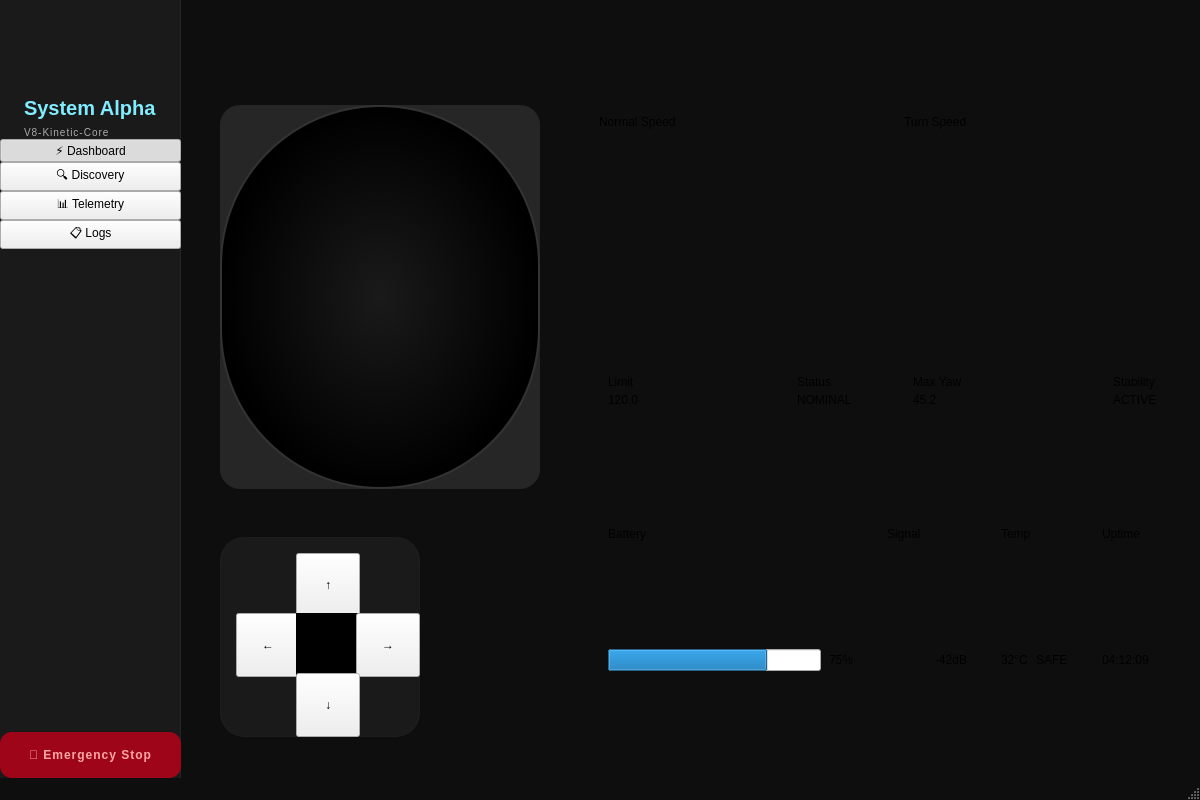
<?xml version="1.0" encoding="UTF-8"?>
<ui version="4.0">
 <class>ModernMainWindow</class>
 <widget class="QMainWindow" name="ModernMainWindow">
  <property name="geometry">
   <rect>
    <x>0</x>
    <y>0</y>
    <width>1200</width>
    <height>800</height>
   </rect>
  </property>
  <property name="minimumSize">
   <size>
    <width>800</width>
    <height>600</height>
   </size>
  </property>
  <property name="windowTitle">
   <string>KINETIC_COMMAND | Dashboard</string>
  </property>
  <property name="styleSheet">
   <string notr="true">QMainWindow {
    background-color: #0e0e0e;
    color: #ffffff;
}

/* Header Bar */
#headerWidget {
    background-color: #0e0e0e;
    border-bottom: 1px solid #262626;
    padding: 0px;
}

#titleLabel {
    color: #81ecff;
    font-size: 24px;
    font-weight: bold;
    font-family: 'Space Grotesk';
    letter-spacing: 2px;
    text-transform: uppercase;
}

#connectButton {
    background: qlineargradient(x1:0, y1:0, x2:1, y2:0, stop:0 #81ecff, stop:1 #00d4ec);
    color: #003840;
    border: none;
    border-radius: 20px;
    padding: 8px 24px;
    font-weight: bold;
    font-size: 12px;
    font-family: 'Space Grotesk';
    letter-spacing: 1px;
    text-transform: uppercase;
}

#connectButton:hover {
    background: qlineargradient(x1:0, y1:0, x2:1, y2:0, stop:0 #a1ffff, stop:1 #20f4ff);
}

#connectButton:pressed {
    transform: scale(0.95);
}

/* Side Navigation */
#sideNav {
    background-color: #1a1a1a;
    border-right: 1px solid #262626;
    padding: 0px;
}

#systemTitle {
    color: #81ecff;
    font-size: 20px;
    font-weight: bold;
    font-family: 'Space Grotesk';
}

#systemVersion {
    color: #adaaaa;
    font-size: 10px;
    text-transform: uppercase;
    letter-spacing: 1px;
}

.navButton {
    background-color: transparent;
    border: none;
    padding: 12px 24px;
    text-align: left;
    color: #adaaaa;
    font-size: 14px;
    font-weight: 500;
    border-radius: 0px;
}

.navButton:hover {
    background-color: #262626;
    color: #81ecff;
}

.navButton.active {
    background-color: rgba(129, 236, 255, 0.1);
    color: #81ecff;
    border-left: 4px solid #81ecff;
}

#emergencyStopButton {
    background-color: #9f0519;
    color: #ffa8a3;
    border: none;
    border-radius: 12px;
    padding: 16px;
    font-weight: bold;
    font-family: 'Space Grotesk';
    text-transform: uppercase;
    letter-spacing: 1px;
}

#emergencyStopButton:hover {
    background-color: #bf0620;
}

/* Main Content Area */
#mainContent {
    background-color: #0e0e0e;
    padding: 24px;
}

/* Joystick Container */
#joystickContainer {
    background-color: #262626;
    border-radius: 20px;
    padding: 16px;
}

#joystickWidget {
    background: qradialgradient(cx:0.5, cy:0.5, radius:0.5, fx:0.5, fy:0.5, stop:0 #1a1a1a, stop:1 #000000);
    border-radius: 160px;
    border: 2px solid #333333;
}

/* D-Pad Controls */
#dpadContainer {
    background-color: #1a1a1a;
    border-radius: 24px;
    padding: 16px;
    border: 1px solid rgba(118, 117, 117, 0.1);
}

.dpadButton {
    background-color: #262626;
    border: none;
    border-radius: 12px;
    width: 64px;
    height: 64px;
    color: #ffffff;
    font-size: 24px;
}

.dpadButton:hover {
    background-color: #81ecff;
    color: #003840;
}

.dpadButton:pressed {
    transform: scale(0.95);
}

#centerButton {
    background-color: #000000;
    border: none;
}

/* Gauge Containers */
.gaugeContainer {
    background-color: #1a1a1a;
    border-radius: 32px;
    padding: 32px;
    border-top: 1px solid rgba(255, 255, 255, 0.05);
}

.gaugeTitle {
    color: #adaaaa;
    font-size: 14px;
    font-family: 'Space Grotesk';
    text-transform: uppercase;
    letter-spacing: 2px;
    margin-bottom: 32px;
}

.gaugeValue {
    color: #ffffff;
    font-size: 48px;
    font-weight: bold;
    font-family: 'Space Grotesk';
}

.gaugeUnit {
    color: #adaaaa;
    font-size: 12px;
    font-weight: bold;
    text-transform: uppercase;
    letter-spacing: 1px;
}

.gaugeLimit {
    color: #ffffff;
    font-size: 20px;
    font-family: 'Space Grotesk';
}

.gaugeStatus {
    color: #81ecff;
    font-size: 12px;
    font-weight: bold;
}

/* Status Cards */
.statusCard {
    background-color: #131313;
    border-radius: 16px;
    padding: 16px;
    border: 1px solid rgba(118, 117, 117, 0.1);
}

.statusLabel {
    color: #767575;
    font-size: 9px;
    text-transform: uppercase;
    letter-spacing: 1px;
    font-weight: bold;
}

.statusValue {
    color: #ffffff;
    font-size: 14px;
    font-weight: bold;
    font-family: 'Space Grotesk';
}

.progressBar {
    background-color: #262626;
    border-radius: 4px;
    height: 4px;
}

.progressFill {
    background-color: #81ecff;
    border-radius: 4px;
}

/* Mobile Bottom Nav */
#bottomNav {
    background-color: rgba(14, 14, 14, 0.9);
    border-top: 1px solid #262626;
    border-radius: 16px 16px 0px 0px;
}

.bottomNavButton {
    background-color: transparent;
    border: none;
    padding: 8px 16px;
    color: #adaaaa;
    border-radius: 12px;
}

.bottomNavButton.active {
    background-color: rgba(129, 236, 255, 0.1);
    color: #81ecff;
}

.bottomNavButton:hover {
    color: #ffffff;
}</string>
  </property>
  <widget class="QWidget" name="centralwidget">
   <layout class="QHBoxLayout" name="mainHorizontalLayout">
    <property name="leftMargin">
     <number>0</number>
    </property>
    <property name="topMargin">
     <number>0</number>
    </property>
    <property name="rightMargin">
     <number>0</number>
    </property>
    <property name="bottomMargin">
     <number>0</number>
    </property>
    <item>
     <widget class="QWidget" name="sideNav">
      <property name="maximumSize">
       <size>
        <width>256</width>
        <height>16777215</height>
       </size>
      </property>
      <layout class="QVBoxLayout" name="sideNavLayout">
       <property name="spacing">
        <number>0</number>
       </property>
       <property name="leftMargin">
        <number>0</number>
       </property>
       <property name="topMargin">
        <number>96</number>
       </property>
       <property name="rightMargin">
        <number>0</number>
       </property>
       <property name="bottomMargin">
        <number>0</number>
       </property>
       <item>
        <widget class="QWidget" name="systemInfoWidget">
         <property name="maximumSize">
          <size>
           <width>16777215</width>
           <height>80</height>
          </size>
         </property>
         <layout class="QVBoxLayout" name="systemInfoLayout">
          <property name="leftMargin">
           <number>24</number>
          </property>
          <property name="topMargin">
           <number>0</number>
          </property>
          <property name="rightMargin">
           <number>24</number>
          </property>
          <property name="bottomMargin">
           <number>0</number>
          </property>
          <item>
           <widget class="QLabel" name="systemTitle">
            <property name="text">
             <string>System Alpha</string>
            </property>
           </widget>
          </item>
          <item>
           <widget class="QLabel" name="systemVersion">
            <property name="text">
             <string>V8-Kinetic-Core</string>
            </property>
           </widget>
          </item>
         </layout>
        </widget>
       </item>
       <item>
        <widget class="QWidget" name="navButtonsWidget">
         <layout class="QVBoxLayout" name="navButtonsLayout">
          <property name="spacing">
           <number>0</number>
          </property>
          <property name="leftMargin">
           <number>0</number>
          </property>
          <property name="topMargin">
           <number>0</number>
          </property>
          <property name="rightMargin">
           <number>0</number>
          </property>
          <property name="bottomMargin">
           <number>0</number>
          </property>
          <item>
           <widget class="QPushButton" name="dashboardButton">
            <property name="sizePolicy">
             <sizepolicy hsizetype="Expanding" vsizetype="Fixed">
              <horstretch>0</horstretch>
              <verstretch>0</verstretch>
             </sizepolicy>
            </property>
            <property name="minimumHeight">
             <number>48</number>
            </property>
            <property name="text">
             <string>⚡ Dashboard</string>
            </property>
            <property name="checkable">
             <bool>true</bool>
            </property>
            <property name="checked">
             <bool>true</bool>
            </property>
            <property name="autoExclusive">
             <bool>true</bool>
            </property>
           </widget>
          </item>
          <item>
           <widget class="QPushButton" name="discoveryButton">
            <property name="sizePolicy">
             <sizepolicy hsizetype="Expanding" vsizetype="Fixed">
              <horstretch>0</horstretch>
              <verstretch>0</verstretch>
             </sizepolicy>
            </property>
            <property name="minimumHeight">
             <number>48</number>
            </property>
            <property name="text">
             <string>🔍 Discovery</string>
            </property>
            <property name="checkable">
             <bool>true</bool>
            </property>
            <property name="autoExclusive">
             <bool>true</bool>
            </property>
           </widget>
          </item>
          <item>
           <widget class="QPushButton" name="telemetryButton">
            <property name="sizePolicy">
             <sizepolicy hsizetype="Expanding" vsizetype="Fixed">
              <horstretch>0</horstretch>
              <verstretch>0</verstretch>
             </sizepolicy>
            </property>
            <property name="minimumHeight">
             <number>48</number>
            </property>
            <property name="text">
             <string>📊 Telemetry</string>
            </property>
            <property name="checkable">
             <bool>true</bool>
            </property>
            <property name="autoExclusive">
             <bool>true</bool>
            </property>
           </widget>
          </item>
          <item>
           <widget class="QPushButton" name="logsButton">
            <property name="sizePolicy">
             <sizepolicy hsizetype="Expanding" vsizetype="Fixed">
              <horstretch>0</horstretch>
              <verstretch>0</verstretch>
             </sizepolicy>
            </property>
            <property name="minimumHeight">
             <number>48</number>
            </property>
            <property name="text">
             <string>📋 Logs</string>
            </property>
            <property name="checkable">
             <bool>true</bool>
            </property>
            <property name="autoExclusive">
             <bool>true</bool>
            </property>
           </widget>
          </item>
         </layout>
        </widget>
       </item>
       <item>
        <spacer name="verticalSpacer">
         <property name="orientation">
          <enum>Qt::Vertical</enum>
         </property>
         <property name="sizeHint" stdset="0">
          <size>
           <width>20</width>
           <height>40</height>
          </size>
         </property>
        </spacer>
       </item>
       <item>
        <widget class="QPushButton" name="emergencyStopButton">
         <property name="sizePolicy">
          <sizepolicy hsizetype="Expanding" vsizetype="Fixed">
           <horstretch>0</horstretch>
           <verstretch>0</verstretch>
          </sizepolicy>
         </property>
         <property name="minimumHeight">
          <number>64</number>
         </property>
         <property name="text">
          <string>🛑 Emergency Stop</string>
         </property>
        </widget>
       </item>
      </layout>
     </widget>
    </item>
    <item>
     <widget class="QWidget" name="mainContent">
      <layout class="QVBoxLayout" name="mainContentLayout">
       <property name="spacing">
        <number>32</number>
       </property>
       <property name="leftMargin">
        <number>24</number>
       </property>
       <property name="topMargin">
        <number>96</number>
       </property>
       <property name="rightMargin">
        <number>24</number>
       </property>
       <property name="bottomMargin">
        <number>32</number>
       </property>
       <item>
        <widget class="QStackedWidget" name="stackedWidget">
         <property name="currentIndex">
          <number>0</number>
         </property>
         <widget class="QWidget" name="dashboardPage">
          <layout class="QHBoxLayout" name="dashboardLayout">
           <property name="spacing">
            <number>32</number>
           </property>
           <property name="leftMargin">
            <number>0</number>
           </property>
           <property name="topMargin">
            <number>0</number>
           </property>
           <property name="rightMargin">
            <number>0</number>
           </property>
           <property name="bottomMargin">
            <number>0</number>
           </property>
           <item>
            <widget class="QWidget" name="leftPanel">
             <layout class="QVBoxLayout" name="leftPanelLayout">
              <property name="spacing">
               <number>48</number>
              </property>
              <item>
               <widget class="QWidget" name="joystickContainer">
                <property name="minimumSize">
                 <size>
                  <width>320</width>
                  <height>320</height>
                 </size>
                </property>
                <layout class="QVBoxLayout" name="joystickContainerLayout">
                 <property name="spacing">
                  <number>0</number>
                 </property>
                 <property name="leftMargin">
                  <number>0</number>
                 </property>
                 <property name="topMargin">
                  <number>0</number>
                 </property>
                 <property name="rightMargin">
                  <number>0</number>
                 </property>
                 <property name="bottomMargin">
                  <number>0</number>
                 </property>
                 <item>
                  <widget class="QWidget" name="joystickWidget" native="true">
                   <property name="minimumSize">
                    <size>
                     <width>288</width>
                     <height>288</height>
                    </size>
                   </property>
                  </widget>
                 </item>
                </layout>
               </widget>
              </item>
              <item>
               <widget class="QWidget" name="dpadContainer">
                <property name="maximumSize">
                 <size>
                  <width>200</width>
                  <height>200</height>
                 </size>
                </property>
                <layout class="QGridLayout" name="dpadLayout">
                 <property name="spacing">
                  <number>12</number>
                 </property>
                 <property name="leftMargin">
                  <number>16</number>
                 </property>
                 <property name="topMargin">
                  <number>16</number>
                 </property>
                 <property name="rightMargin">
                  <number>16</number>
                 </property>
                 <property name="bottomMargin">
                  <number>16</number>
                 </property>
                 <item row="0" column="1">
                  <widget class="QPushButton" name="forwardButton">
                   <property name="minimumSize">
                    <size>
                     <width>64</width>
                     <height>64</height>
                    </size>
                   </property>
                   <property name="text">
                    <string>↑</string>
                   </property>
                  </widget>
                 </item>
                 <item row="1" column="0">
                  <widget class="QPushButton" name="leftButton">
                   <property name="minimumSize">
                    <size>
                     <width>64</width>
                     <height>64</height>
                    </size>
                   </property>
                   <property name="text">
                    <string>←</string>
                   </property>
                  </widget>
                 </item>
                 <item row="1" column="1">
                  <widget class="QWidget" name="centerButton" native="true">
                   <property name="minimumSize">
                    <size>
                     <width>64</width>
                     <height>64</height>
                    </size>
                   </property>
                  </widget>
                 </item>
                 <item row="1" column="2">
                  <widget class="QPushButton" name="rightButton">
                   <property name="minimumSize">
                    <size>
                     <width>64</width>
                     <height>64</height>
                    </size>
                   </property>
                   <property name="text">
                    <string>→</string>
                   </property>
                  </widget>
                 </item>
                 <item row="2" column="1">
                  <widget class="QPushButton" name="backButton">
                   <property name="minimumSize">
                    <size>
                     <width>64</width>
                     <height>64</height>
                    </size>
                   </property>
                   <property name="text">
                    <string>↓</string>
                   </property>
                  </widget>
                 </item>
                </layout>
               </widget>
              </item>
             </layout>
            </widget>
           </item>
           <item>
            <widget class="QWidget" name="rightPanel">
             <layout class="QGridLayout" name="rightPanelLayout">
              <property name="spacing">
               <number>32</number>
              </property>
              <item row="0" column="0">
               <widget class="QWidget" name="normalSpeedGauge">
                <property name="minimumSize">
                 <size>
                  <width>280</width>
                  <height>320</height>
                 </size>
                </property>
                <layout class="QVBoxLayout" name="normalSpeedGaugeLayout">
                 <item>
                  <widget class="QLabel" name="normalSpeedTitle">
                   <property name="text">
                    <string>Normal Speed</string>
                   </property>
                  </widget>
                 </item>
                 <item>
                  <widget class="QWidget" name="normalSpeedGaugeWidget" native="true">
                   <property name="minimumSize">
                    <size>
                     <width>224</width>
                     <height>224</height>
                    </size>
                   </property>
                  </widget>
                 </item>
                 <item>
                  <layout class="QHBoxLayout" name="normalSpeedInfoLayout">
                   <item>
                    <widget class="QWidget" name="normalSpeedLimitWidget">
                     <layout class="QVBoxLayout" name="normalSpeedLimitLayout">
                      <property name="spacing">
                       <number>4</number>
                      </property>
                      <item>
                       <widget class="QLabel" name="normalSpeedLimitLabel">
                        <property name="text">
                         <string>Limit</string>
                        </property>
                       </widget>
                      </item>
                      <item>
                       <widget class="QLabel" name="normalSpeedLimitValue">
                        <property name="text">
                         <string>120.0</string>
                        </property>
                       </widget>
                      </item>
                     </layout>
                    </widget>
                   </item>
                   <item>
                    <spacer name="horizontalSpacer">
                     <property name="orientation">
                      <enum>Qt::Horizontal</enum>
                     </property>
                     <property name="sizeHint" stdset="0">
                      <size>
                       <width>40</width>
                       <height>20</height>
                      </size>
                     </property>
                    </spacer>
                   </item>
                   <item>
                    <widget class="QWidget" name="normalSpeedStatusWidget">
                     <layout class="QVBoxLayout" name="normalSpeedStatusLayout">
                      <property name="spacing">
                       <number>4</number>
                      </property>
                      <item>
                       <widget class="QLabel" name="normalSpeedStatusLabel">
                        <property name="text">
                         <string>Status</string>
                        </property>
                       </widget>
                      </item>
                      <item>
                       <widget class="QLabel" name="normalSpeedStatusValue">
                        <property name="text">
                         <string>NOMINAL</string>
                        </property>
                       </widget>
                      </item>
                     </layout>
                    </widget>
                   </item>
                  </layout>
                 </item>
                </layout>
               </widget>
              </item>
              <item row="0" column="1">
               <widget class="QWidget" name="turnSpeedGauge">
                <property name="minimumSize">
                 <size>
                  <width>280</width>
                  <height>320</height>
                 </size>
                </property>
                <layout class="QVBoxLayout" name="turnSpeedGaugeLayout">
                 <item>
                  <widget class="QLabel" name="turnSpeedTitle">
                   <property name="text">
                    <string>Turn Speed</string>
                   </property>
                  </widget>
                 </item>
                 <item>
                  <widget class="QWidget" name="turnSpeedGaugeWidget" native="true">
                   <property name="minimumSize">
                    <size>
                     <width>224</width>
                     <height>224</height>
                    </size>
                   </property>
                  </widget>
                 </item>
                 <item>
                  <layout class="QHBoxLayout" name="turnSpeedInfoLayout">
                   <item>
                    <widget class="QWidget" name="turnSpeedLimitWidget">
                     <layout class="QVBoxLayout" name="turnSpeedLimitLayout">
                      <property name="spacing">
                       <number>4</number>
                      </property>
                      <item>
                       <widget class="QLabel" name="turnSpeedLimitLabel">
                        <property name="text">
                         <string>Max Yaw</string>
                        </property>
                       </widget>
                      </item>
                      <item>
                       <widget class="QLabel" name="turnSpeedLimitValue">
                        <property name="text">
                         <string>45.2</string>
                        </property>
                       </widget>
                      </item>
                     </layout>
                    </widget>
                   </item>
                   <item>
                    <spacer name="horizontalSpacer_2">
                     <property name="orientation">
                      <enum>Qt::Horizontal</enum>
                     </property>
                     <property name="sizeHint" stdset="0">
                      <size>
                       <width>40</width>
                       <height>20</height>
                      </size>
                     </property>
                    </spacer>
                   </item>
                   <item>
                    <widget class="QWidget" name="turnSpeedStatusWidget">
                     <layout class="QVBoxLayout" name="turnSpeedStatusLayout">
                      <property name="spacing">
                       <number>4</number>
                      </property>
                      <item>
                       <widget class="QLabel" name="turnSpeedStatusLabel">
                        <property name="text">
                         <string>Stability</string>
                        </property>
                       </widget>
                      </item>
                      <item>
                       <widget class="QLabel" name="turnSpeedStatusValue">
                        <property name="text">
                         <string>ACTIVE</string>
                        </property>
                       </widget>
                      </item>
                     </layout>
                    </widget>
                   </item>
                  </layout>
                 </item>
                </layout>
               </widget>
              </item>
              <item row="1" column="0" colspan="2">
               <widget class="QWidget" name="statusCardsContainer">
                <layout class="QGridLayout" name="statusCardsLayout">
                 <property name="spacing">
                  <number>16</number>
                 </property>
                 <item row="0" column="0">
                  <widget class="QWidget" name="batteryCard">
                   <layout class="QVBoxLayout" name="batteryCardLayout">
                    <property name="spacing">
                     <number>8</number>
                    </property>
                    <item>
                     <widget class="QLabel" name="batteryLabel">
                      <property name="text">
                       <string>Battery</string>
                      </property>
                     </widget>
                    </item>
                    <item>
                     <layout class="QHBoxLayout" name="batteryProgressLayout">
                      <item>
                       <widget class="QProgressBar" name="batteryProgressBar">
                        <property name="value">
                         <number>75</number>
                        </property>
                        <property name="textVisible">
                         <bool>false</bool>
                        </property>
                       </widget>
                      </item>
                      <item>
                       <widget class="QLabel" name="batteryValue">
                        <property name="text">
                         <string>75%</string>
                        </property>
                       </widget>
                      </item>
                     </layout>
                    </item>
                   </layout>
                  </widget>
                 </item>
                 <item row="0" column="1">
                  <widget class="QWidget" name="signalCard">
                   <layout class="QVBoxLayout" name="signalCardLayout">
                    <property name="spacing">
                     <number>8</number>
                    </property>
                    <item>
                     <widget class="QLabel" name="signalLabel">
                      <property name="text">
                       <string>Signal</string>
                      </property>
                     </widget>
                    </item>
                    <item>
                     <layout class="QHBoxLayout" name="signalBarsLayout">
                      <item>
                       <widget class="QWidget" name="signalBarsWidget" native="true">
                        <property name="minimumSize">
                         <size>
                          <width>40</width>
                          <height>16</height>
                         </size>
                        </property>
                       </widget>
                      </item>
                      <item>
                       <widget class="QLabel" name="signalValue">
                        <property name="text">
                         <string>-42dB</string>
                        </property>
                       </widget>
                      </item>
                     </layout>
                    </item>
                   </layout>
                  </widget>
                 </item>
                 <item row="0" column="2">
                  <widget class="QWidget" name="tempCard">
                   <layout class="QVBoxLayout" name="tempCardLayout">
                    <property name="spacing">
                     <number>8</number>
                    </property>
                    <item>
                     <widget class="QLabel" name="tempLabel">
                      <property name="text">
                       <string>Temp</string>
                      </property>
                     </widget>
                    </item>
                    <item>
                     <layout class="QHBoxLayout" name="tempValueLayout">
                      <item>
                       <widget class="QLabel" name="tempValue">
                        <property name="text">
                         <string>32°C</string>
                        </property>
                       </widget>
                      </item>
                      <item>
                       <widget class="QLabel" name="tempStatus">
                        <property name="text">
                         <string>SAFE</string>
                        </property>
                       </widget>
                      </item>
                     </layout>
                    </item>
                   </layout>
                  </widget>
                 </item>
                 <item row="0" column="3">
                  <widget class="QWidget" name="uptimeCard">
                   <layout class="QVBoxLayout" name="uptimeCardLayout">
                    <property name="spacing">
                     <number>8</number>
                    </property>
                    <item>
                     <widget class="QLabel" name="uptimeLabel">
                      <property name="text">
                       <string>Uptime</string>
                      </property>
                     </widget>
                    </item>
                    <item>
                     <widget class="QLabel" name="uptimeValue">
                      <property name="text">
                       <string>04:12:09</string>
                      </property>
                     </widget>
                    </item>
                   </layout>
                  </widget>
                 </item>
                </layout>
               </widget>
              </item>
             </layout>
            </widget>
           </item>
          </layout>
         </widget>
         <widget class="QWidget" name="discoveryPage">
          <layout class="QVBoxLayout" name="discoveryPageLayout">
           <item>
            <widget class="QListWidget" name="BtListWidget"/>
           </item>
          </layout>
         </widget>
         <widget class="QWidget" name="telemetryPage">
          <layout class="QVBoxLayout" name="telemetryPageLayout">
           <item>
            <widget class="QLabel" name="telemetryPlaceholderLabel">
             <property name="text">
              <string>Telemetry Page - Coming Soon</string>
             </property>
             <property name="alignment">
              <set>Qt::AlignCenter</set>
             </property>
            </widget>
           </item>
          </layout>
         </widget>
         <widget class="QWidget" name="logsPage">
          <layout class="QVBoxLayout" name="logsPageLayout">
           <item>
            <widget class="QLabel" name="logsPlaceholderLabel">
             <property name="text">
              <string>Logs Page - Coming Soon</string>
             </property>
             <property name="alignment">
              <set>Qt::AlignCenter</set>
             </property>
            </widget>
           </item>
          </layout>
         </widget>
        </widget>
       </item>
      </layout>
     </widget>
    </item>
   </layout>
  </widget>
  <widget class="QMenuBar" name="menubar">
   <property name="geometry">
    <rect>
     <x>0</x>
     <y>0</y>
     <width>1200</width>
     <height>22</height>
    </rect>
   </property>
  </widget>
  <widget class="QStatusBar" name="statusbar"/>
 </widget>
 <resources/>
 <connections/>
</ui>
